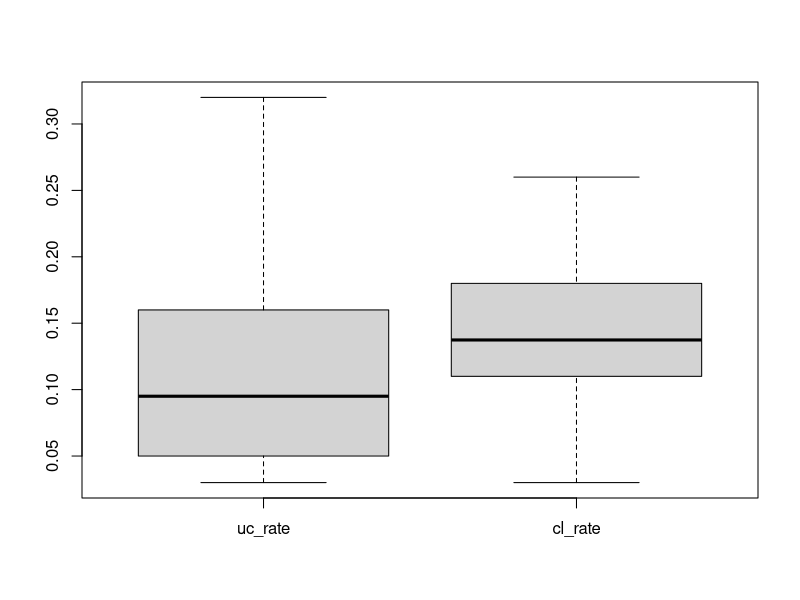

Generate this figure with R:
uc_eff <- c(1.3, 8.0, 2.7, 2.7, 6.7, 9.3, 2.7, 5.3, 2.7, 16.0, 4.0, 
          2.7, 4.0, 14.7, 5.3, 6.7, 4.0, 2.7, 4.0, 13.3, 2.7, 6.7, 
          13.3, 5.3, 2.7, 10.7)

uc_rate <- c(0.03, 0.16, 0.05, 0.05, 0.13, 0.18, 0.05, 0.11, 0.05, 
             0.32, 0.08, 0.05, 0.08, 0.29, 0.11, 0.13, 0.08, 0.05, 
             0.08, 0.26, 0.05, 0.13, 0.26, 0.11, 0.05, 0.21)

cl_eff <- c(2.7, 1.3, 10.7, 13.3, 8.0, 10.7, 8.0, 13.3, 9.3, 8.0, 
            9.3, 8.0, 4.0, 10.7, 6.7, 6.7, 5.3, 5.3, 4.0, 5.3, 
            2.7, 5.3, 5.3, 5.3, 13.3, 7.3)
cl_eff_mean = mean(cl_eff)


cl_rate <- c(0.05, 0.03, 0.21, 0.26, 0.16, 0.21, 0.16, 0.26, 0.18,
             0.16, 0.18, 0.16, 0.08, 0.21, 0.13, 0.13, 0.11, 0.11, 
             0.08, 0.11, 0.05, 0.11, 0.11, 0.11, 0.26, 0.1448)
cl_rate_mean = mean(cl_rate)

eff_data <- data.frame(uc_eff, cl_eff)

rate_data <- data.frame(uc_rate, cl_rate)

boxplot(rate_data)




